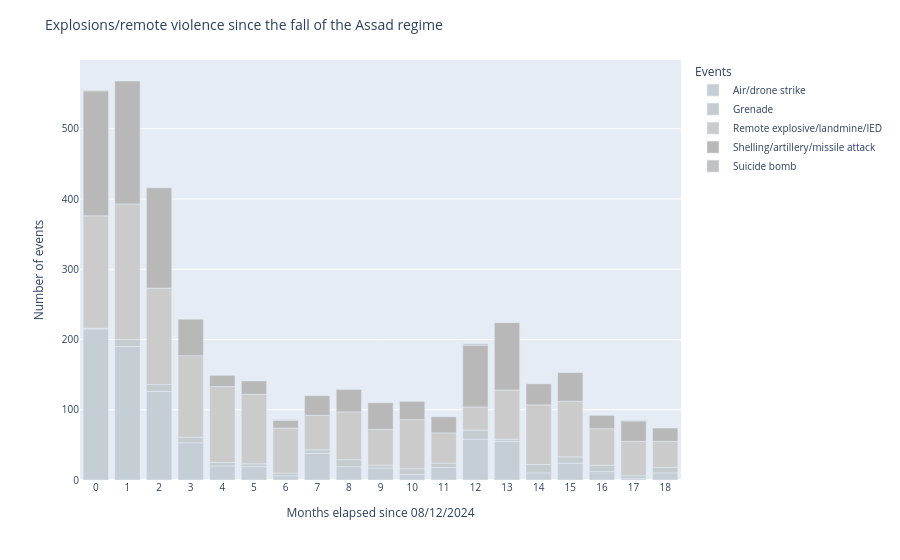

Here is the notebook cell this chart was saved with:
### Code cell
bar_erv = px.bar(
    dataset_erv,
    x='interval',
    y='event_count',
    color='sub_event_type',
    color_discrete_map=color_map_grey(erv_events),
    labels = {'interval': 'Months elapsed since 08/12/2024', 'event_count': 'Number of events'}
)

bar_erv.update_layout(
    title = 'Explosions/remote violence since the fall of the Assad regime',
    legend_title_text = "Events",
    title_font_size = 14,
    font_size=10    
)
bar_erv.update_xaxes(dtick=1)

### Figure 1 — Plotly figure (JSON) as saved in the notebook; plotly's stock layout.template omitted (floating-point values rounded to 4 significant figures)
{"data": [{"hovertemplate": "sub_event_type=Air/drone strike<br>Months elapsed since 08/12/2024=%{x}<br>Number of events=%{y}<extra></extra>", "legendgroup": "Air/drone strike", "marker": {"color": "#C5CDD5", "pattern": {"shape": ""}}, "name": "Air/drone strike", "orientation": "v", "showlegend": true, "textposition": "auto", "type": "bar", "x": [0, 1, 2, 3, 4, 5, 6, 7, 8, 9, 10, 11, 12, 13, 14, 15, 16, 17, 18], "xaxis": "x", "y": [215, 190, 126, 53, 20, 19, 6, 38, 19, 17, 8, 18, 58, 55, 10, 24, 12, 2, 10], "yaxis": "y"}, {"hovertemplate": "sub_event_type=Grenade<br>Months elapsed since 08/12/2024=%{x}<br>Number of events=%{y}<extra></extra>", "legendgroup": "Grenade", "marker": {"color": "#C4CCD0", "pattern": {"shape": ""}}, "name": "Grenade", "orientation": "v", "showlegend": true, "textposition": "auto", "type": "bar", "x": [0, 1, 2, 3, 4, 5, 6, 7, 8, 9, 10, 11, 12, 13, 14, 15, 16, 17, 18], "xaxis": "x", "y": [1, 10, 10, 8, 5, 4, 4, 5, 10, 4, 8, 6, 13, 3, 12, 9, 9, 4, 8], "yaxis": "y"}, {"hovertemplate": "sub_event_type=Remote explosive/landmine/IED<br>Months elapsed since 08/12/2024=%{x}<br>Number of events=%{y}<extra></extra>", "legendgroup": "Remote explosive/landmine/IED", "marker": {"color": "#CBCBCB", "pattern": {"shape": ""}}, "name": "Remote explosive/landmine/IED", "orientation": "v", "showlegend": true, "textposition": "auto", "type": "bar", "x": [0, 1, 2, 3, 4, 5, 6, 7, 8, 9, 10, 11, 12, 13, 14, 15, 16, 17, 18], "xaxis": "x", "y": [160, 193, 137, 116, 108, 99, 64, 49, 68, 51, 70, 43, 33, 70, 85, 79, 52, 49, 37], "yaxis": "y"}, {"hovertemplate": "sub_event_type=Shelling/artillery/missile attack<br>Months elapsed since 08/12/2024=%{x}<br>Number of events=%{y}<extra></extra>", "legendgroup": "Shelling/artillery/missile attack", "marker": {"color": "#B8B8B8", "pattern": {"shape": ""}}, "name": "Shelling/artillery/missile attack", "orientation": "v", "showlegend": true, "textposition": "auto", "type": "bar", "x": [0, 1, 2, 3, 4, 5, 6, 7, 8, 9, 10, 11, 12, 13, 14, 15, 16, 17, 18], "xaxis": "x", "y": [178, 175, 143, 52, 16, 19, 11, 28, 32, 38, 26, 23, 88, 96, 30, 41, 19, 29, 19], "yaxis": "y"}, {"hovertemplate": "sub_event_type=Suicide bomb<br>Months elapsed since 08/12/2024=%{x}<br>Number of events=%{y}<extra></extra>", "legendgroup": "Suicide bomb", "marker": {"color": "#C1C1C1", "pattern": {"shape": ""}}, "name": "Suicide bomb", "orientation": "v", "showlegend": true, "textposition": "auto", "type": "bar", "x": [0, 6, 12, 17], "xaxis": "x", "y": [1, 1, 2, 1], "yaxis": "y"}], "layout": {"barmode": "relative", "font": {"size": 10}, "legend": {"title": {"text": "Events"}, "tracegroupgap": 0}, "margin": {"t": 60}, "title": {"font": {"size": 14}, "text": "Explosions/remote violence since the fall of the Assad regime"}, "xaxis": {"anchor": "y", "domain": [0, 1], "dtick": 1, "title": {"text": "Months elapsed since 08/12/2024"}}, "yaxis": {"anchor": "x", "domain": [0, 1], "title": {"text": "Number of events"}}}}
